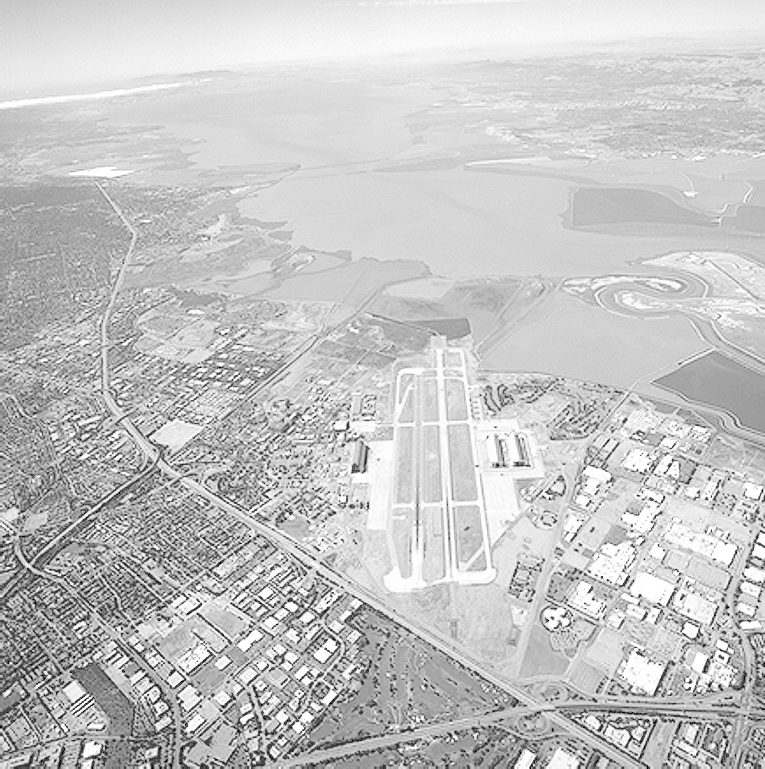
#> input picture Image/Fig0309(a)(washed_out_aerial_image).tif, 765 x 769 px
$ jupyter execute 'Bai1 Cat anh.ipynb'
#> lines starting #> are read from the running program, lines starting #| are printed output that depends on the picture
[cell 1]
from PIL import Image
import matplotlib.pyplot as plt
import numpy as np

[cell 2]
# Hàm đọc một ảnh
def read_image(filename):
    img = Image.open(filename)
#> img is the input picture: PIL image 765x769 L; min 0, max 255, mean 197.1
    img = img.convert('L')
    img = np.array(img)
    return img

[cell 3]
file_name = "Image/Fig0309(a)(washed_out_aerial_image).tif"
old = read_image(file_name)
plt.imshow(old, cmap="gray")

[cell 4]
def slice_image(image, x_coor, y_coor, x_size, y_size):
#> called with x_coor = 400, y_coor = 500, x_size = 130, y_size = 150
    return image[y_coor:y_coor+y_size, x_coor:x_coor+x_size]
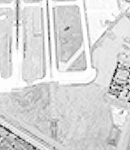
#> returned value: shape (150, 130); min 0, max 255, mean 214.8

[cell 5]
y_coor = 500
x_coor = 400
y_size = 150
x_size = 130
cropped= slice_image(old, x_coor, y_coor, x_size, y_size)
plt.imshow(cropped, cmap="gray")

[cell 6]
# slice image with height = 150 and width = 130
def crop_size_image(image, width_new, height_new):
#> called with width_new = 100, height_new = 200
    return image[:height_new, :width_new]
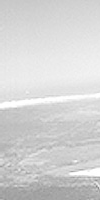
#> returned value: shape (200, 100); min 130, max 255, mean 212.1
